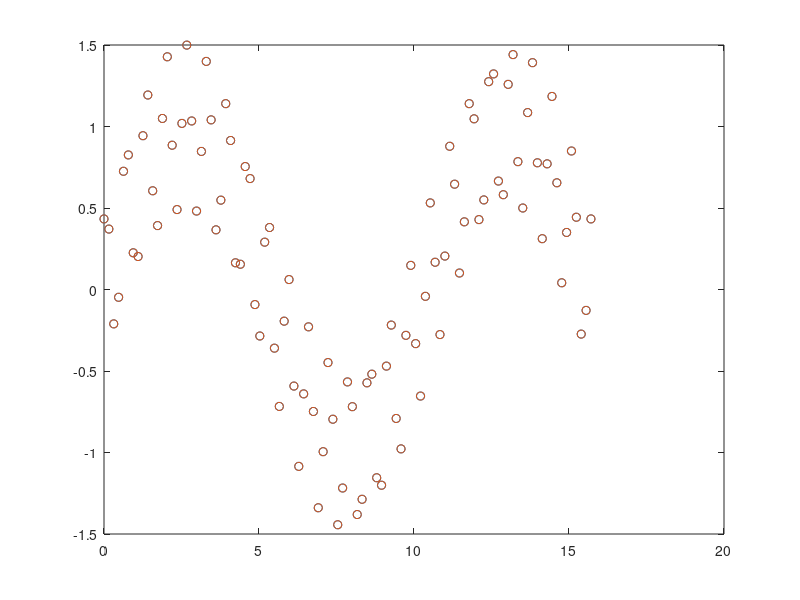
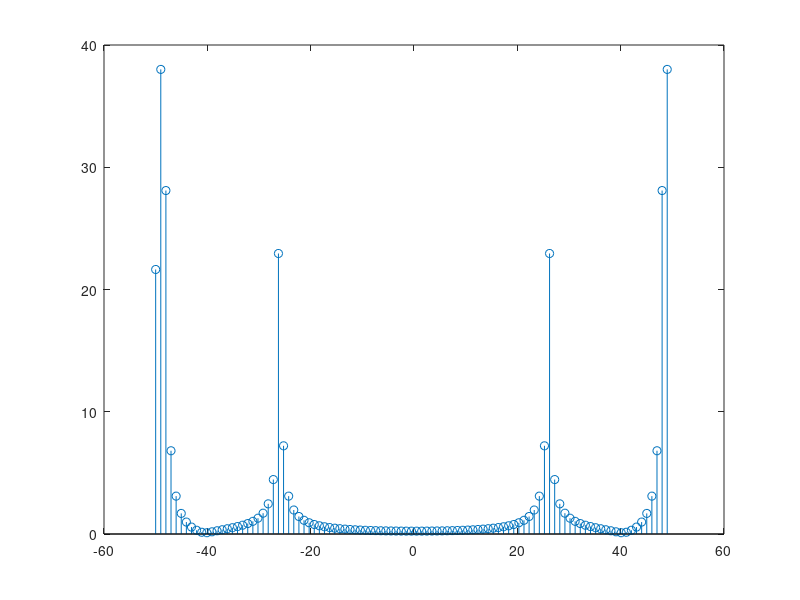
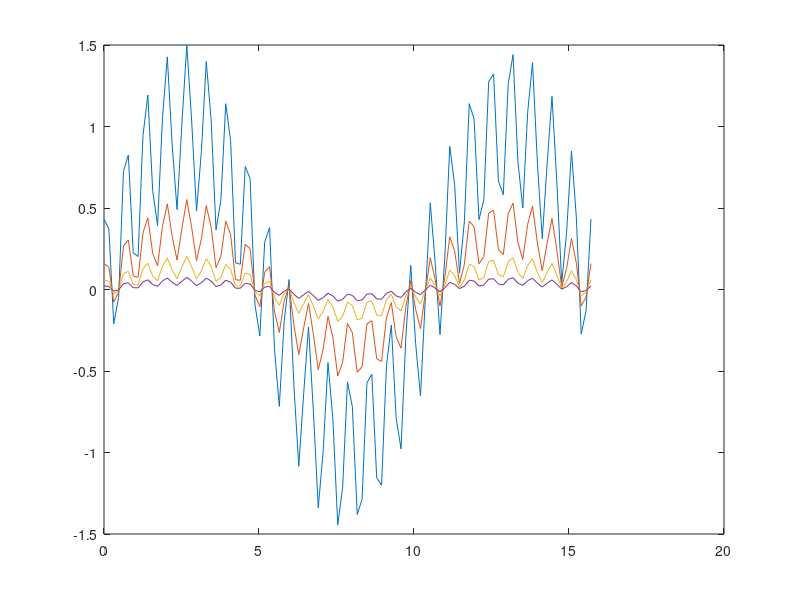
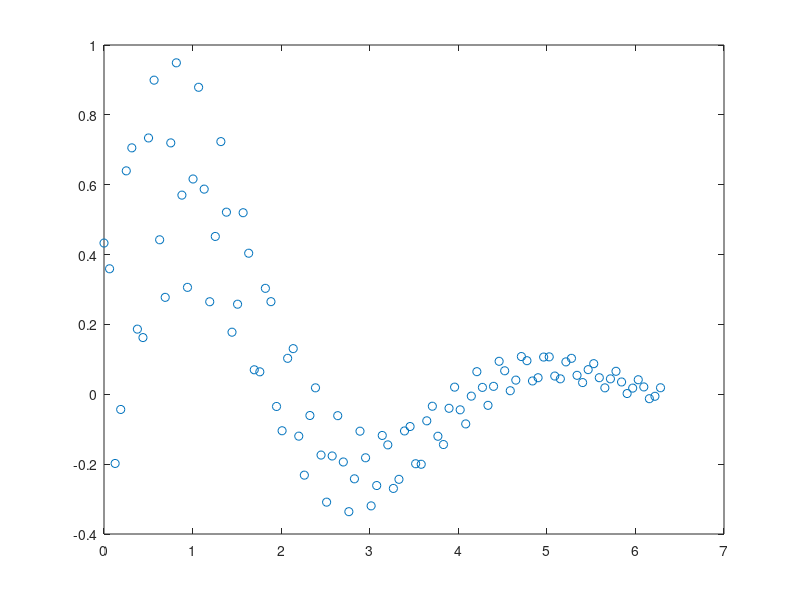

Source code (MATLAB) for these figures, in order: (Note: this script raises an error after producing the figures.)
function input_signal()

% Variables
keys = {'A1', 'omega1', 'delta1', 'B1', ...
        'A2', 'omega2', 'delta2', 'B2'};
values = [1, 1, 0, 0, ...
          0.5, 10, pi/3, 0];
dict = containers.Map(keys,values);
max_time = 5*pi; % how long is sim?
ns = 100; % how many samples are we taking?
Fs = max_time/ns; % sample frequency
L = ns + 1;
distance = 5*pi; % how far our wave travels in the frame

% Time domain components
t = (0:Fs:max_time);
z = (0:2*pi/100:2*pi);
phi1 = dict('A1') * sin(dict('omega1') * t + dict('delta1') -z) + dict('B1');
phi2 = dict('A2') * sin(dict('omega2') * t + dict('delta2') -z) + dict('B2');

% Signals
signal = phi1 + phi2;
omega = -ns/2:ns/L:ns/2-ns/L;
FTsig = fft(signal);
IFTsig = ifft(FTsig);

% Plotting
figure(1)
plot(t, signal, 'o', t, real(IFTsig), 'o');
hold on
figure(2)
stem(omega, abs(FTsig));
figure(3)
plot(t, signal, ...
     t, exp(-1)*real(IFTsig), ...
     t, exp(-2)*real(IFTsig), ...
     t, exp(-3)*real(IFTsig));
figure(4)
plot(z, exp(-0.5*z).*real(IFTsig), 'o');

figure(5)
% Plot the first frame:
carla = sin(t-z).*exp(-z);
h = plot(t,carla*z(1));

axis([0,distance,-dict('A1')*1.5,dict('A1')*1.5])
set(gca,'color','k')

gif('test.gif','DelayTime',0.2,'frame',gcf)

for k = 2:ns
   set(h,'Ydata',carla*z(k))
   gif
end

end